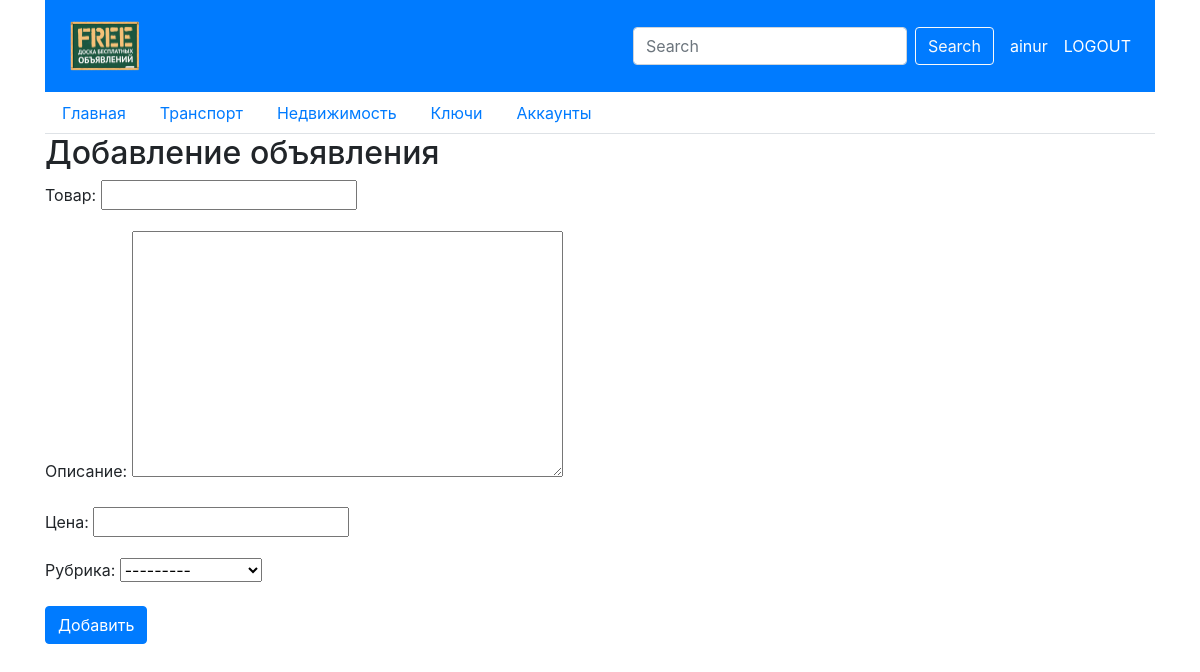
Page /bboard/add/ (signed in) on the committed database.
### bboard/models.py (models this page shows)
class Rubric(models.Model):
  name = models.CharField(max_length=20, db_index=True, verbose_name='Название')
  def __str__(self):
    return self.name
  class Meta:
    verbose_name_plural = 'Рубрики'
    verbose_name = 'Рубрика'
    ordering = ['-name']

### bboard/views.py (the view)
# urls.py: path('add/', BbCreateView.as_view(), name='add'),
class BbCreateView(PermissionRequiredMixin, CreateView):
  permission_required = ('bboard.add_bb', 'bboard.change_bb', 'bboard.delete_bb')
  template_name = 'bboard/create.html'
  form_class = BbForm
  success_url = reverse_lazy('index')
  def get_context_data(self, **kwargs):
    context = super().get_context_data(**kwargs)
    context['rubrics'] = Rubric.objects.all()
    return context

### bboard/forms.py
class BbForm(ModelForm):
  class Meta:
    model = Bb
    fields = ('title','content','price','rubric')

### bboard/templates/bboard/create.html (shortened to what this page needs)
{% extends "bboard/layout/basic.html" %}
{% block content %}
  <h2>Добавление объявления</h2>
  <form method='post'>
    {{ form.as_p }}
    <button type="button" class="btn btn-primary">Добавить</button>
  </form>
  {% endblock %}

### bboard/templates/bboard/layout/basic.html (shortened to what this page needs)
{% load static %}
<!DOCTYPE html>
<html>
<head>
  <link rel="stylesheet" href="{% static 'bboard/style.css' %}">
  <link rel="stylesheet" href="https://stackpath.bootstrapcdn.com/bootstrap/4.3.1/css/bootstrap.min.css"
>
</head>
<body>
  <div class='container'>
    <nav class="navbar navbar-expand-lg navbar-dark bg-primary">
      <div class='mr-auto p-2 bd-highlight'>
        <a class="navbar-brand" href="{% url 'index' %}"><img class='nav_img' src="{% static 'bboard/adv.png' %}"></a>
      </div>
      <div class='p-2 bd-highlight'>
        <form class="form-inline">
          <input class="form-control mr-sm-2" type="search" placeholder="Search" aria-label="Search">
          <button class="btn btn-outline-light my-2 my-sm-0" type="submit">Search</button>
        </form>
      </div>
      <div class="p-2 bd-highlight">
        <a class='add_b' href="#">{{ user.username }}</a>
      </div>
      <div class="p-2 bd-highlight">
        <a class='add_b' href="{% url 'login' %}">
          {% if user.is_authenticated %}
          <a class='add_b' href="{% url 'logout' %}">LOGOUT</a>
          {%else%}
          <a class='add_b' href="{% url 'login' %}">LOGIN</a>
          {%endif%}
        </a>
      </div>
    </nav>
    <nav class='nav nav-tabs'>
      <a class="nav-item nav-link" href="{% url 'index' %}">Главная<span class="sr-only">(current)</span></a>
      {% for rubric in rubrics %}
      <a class="nav-item nav-link" href="{% url 'by_rubric' rubric.pk %}">{{ rubric.name }}</a>
      {% endfor %}
    </nav>
    <div>
      <section>
        {% block content %}{% endblock %}
      </section>
    </div>
  </div>
</body>
</html>

### bboard/static/bboard/style.css (style rules this page uses)
.add_b { color: white; }
.nav_img { width: auto; height: 50px; }

### rows in the picture
Rubric: name "Транспорт"
Rubric: name "Недвижимость"
Rubric: name "Ключи"
Rubric: name "Аккаунты"

### other values in the picture
{{ user.username }} "ainur"
